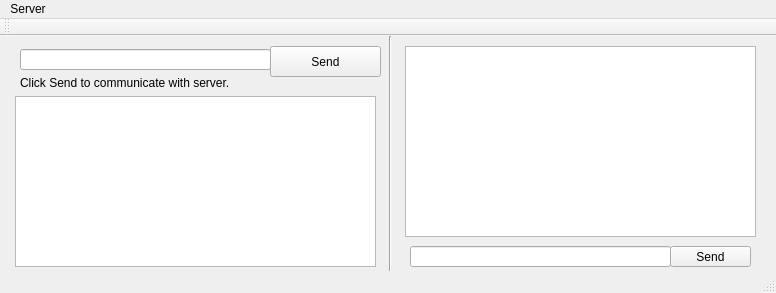
<?xml version="1.0" encoding="UTF-8"?>
<ui version="4.0">
 <class>MainWindow</class>
 <widget class="QMainWindow" name="MainWindow">
  <property name="geometry">
   <rect>
    <x>0</x>
    <y>0</y>
    <width>776</width>
    <height>293</height>
   </rect>
  </property>
  <property name="windowTitle">
   <string>MainWindow</string>
  </property>
  <widget class="QWidget" name="centralWidget">
   <widget class="QLabel" name="label">
    <property name="geometry">
     <rect>
      <x>20</x>
      <y>40</y>
      <width>351</width>
      <height>21</height>
     </rect>
    </property>
    <property name="text">
     <string>Click Send to communicate with server.</string>
    </property>
    <property name="alignment">
     <set>Qt::AlignLeading|Qt::AlignLeft|Qt::AlignTop</set>
    </property>
   </widget>
   <widget class="QLineEdit" name="lineEdit_3">
    <property name="geometry">
     <rect>
      <x>20</x>
      <y>13</y>
      <width>251</width>
      <height>21</height>
     </rect>
    </property>
   </widget>
   <widget class="QPushButton" name="pushButton_2">
    <property name="geometry">
     <rect>
      <x>270</x>
      <y>10</y>
      <width>111</width>
      <height>31</height>
     </rect>
    </property>
    <property name="text">
     <string>Send</string>
    </property>
   </widget>
   <widget class="QTextBrowser" name="textBrowser">
    <property name="geometry">
     <rect>
      <x>405</x>
      <y>10</y>
      <width>351</width>
      <height>191</height>
     </rect>
    </property>
   </widget>
   <widget class="QLineEdit" name="lineEdit_4">
    <property name="geometry">
     <rect>
      <x>410</x>
      <y>210</y>
      <width>261</width>
      <height>21</height>
     </rect>
    </property>
   </widget>
   <widget class="QPushButton" name="pushButton_3">
    <property name="geometry">
     <rect>
      <x>670</x>
      <y>210</y>
      <width>81</width>
      <height>21</height>
     </rect>
    </property>
    <property name="text">
     <string>Send</string>
    </property>
   </widget>
   <widget class="QListWidget" name="listWidget">
    <property name="geometry">
     <rect>
      <x>15</x>
      <y>60</y>
      <width>361</width>
      <height>171</height>
     </rect>
    </property>
   </widget>
   <widget class="Line" name="line">
    <property name="geometry">
     <rect>
      <x>380</x>
      <y>0</y>
      <width>20</width>
      <height>251</height>
     </rect>
    </property>
    <property name="orientation">
     <enum>Qt::Vertical</enum>
    </property>
   </widget>
  </widget>
  <widget class="QMenuBar" name="menuBar">
   <property name="geometry">
    <rect>
     <x>0</x>
     <y>0</y>
     <width>776</width>
     <height>22</height>
    </rect>
   </property>
   <widget class="QMenu" name="menuServer">
    <property name="title">
     <string>Server</string>
    </property>
    <addaction name="actionReconnect"/>
   </widget>
   <addaction name="menuServer"/>
  </widget>
  <widget class="QToolBar" name="mainToolBar">
   <attribute name="toolBarArea">
    <enum>TopToolBarArea</enum>
   </attribute>
   <attribute name="toolBarBreak">
    <bool>false</bool>
   </attribute>
  </widget>
  <widget class="QStatusBar" name="statusBar"/>
  <action name="actionReconnect">
   <property name="text">
    <string>Reconnect</string>
   </property>
  </action>
 </widget>
 <layoutdefault spacing="6" margin="11"/>
 <resources/>
 <connections/>
</ui>
